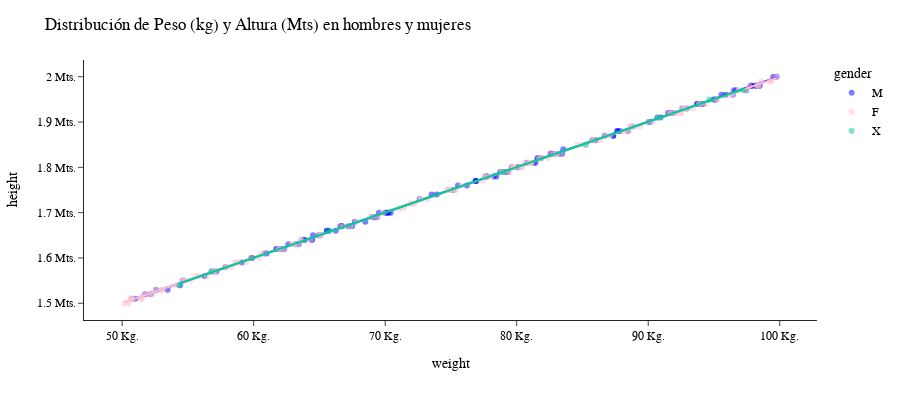

The notebook cell saved with this chart:
### Code cell
# Usando Plotly para generar gráficos interactivos
fig = px.scatter( df_personas2, x = 'weight', y = 'height',
                  color = 'gender',
                  color_discrete_map={"M": "blue", "F": "pink"}, 
                  opacity = 0.5,    
                  trendline = 'ols') # 'ols' es la regresión lineal (mucho más simple)

# Propiedades del gráfico
fig.update_layout( title = 'Distribución de Peso (kg) y Altura (Mts) en hombres y mujeres',  
                   font = dict ( family = 'arial',
                                 size = 12,
                               color = 'black'),
                   template = 'simple_white',  
                   height = 400,  
                   width = 900)   

fig.update_yaxes( ticksuffix = ' Mts.' ) 
fig.update_xaxes( ticksuffix = ' Kg.' )

fig.show()

### Figure 1 — Plotly figure (JSON) as saved in the notebook; plotly's stock layout.template omitted (floating-point values rounded to 4 significant figures; data arrays with more than 128 entries replaced by an {"elided": "..."} marker saying what was removed)
{"data": [{"hovertemplate": "gender=M<br>weight=%{x}<br>height=%{y}<extra></extra>", "legendgroup": "M", "marker": {"color": "blue", "opacity": 0.5, "symbol": "circle"}, "mode": "markers", "name": "M", "orientation": "v", "showlegend": true, "type": "scatter", "x": {"elided": "136 float values"}, "xaxis": "x", "y": {"elided": "136 float values"}, "yaxis": "y"}, {"hovertemplate": "<b>OLS trendline</b><br>height = 0.0100111 * weight + 0.999652<br>R<sup>2</sup>=0.999566<br><br>gender=M<br>weight=%{x}<br>height=%{y} <b>(trend)</b><extra></extra>", "legendgroup": "M", "marker": {"color": "blue", "symbol": "circle"}, "mode": "lines", "name": "M", "showlegend": false, "type": "scatter", "x": {"elided": "136 float values"}, "xaxis": "x", "y": {"elided": "136 float values"}, "yaxis": "y"}, {"hovertemplate": "gender=F<br>weight=%{x}<br>height=%{y}<extra></extra>", "legendgroup": "F", "marker": {"color": "pink", "opacity": 0.5, "symbol": "circle"}, "mode": "markers", "name": "F", "orientation": "v", "showlegend": true, "type": "scatter", "x": {"elided": "156 float values"}, "xaxis": "x", "y": {"elided": "156 float values"}, "yaxis": "y"}, {"hovertemplate": "<b>OLS trendline</b><br>height = 0.00998066 * weight + 1.00151<br>R<sup>2</sup>=0.999625<br><br>gender=F<br>weight=%{x}<br>height=%{y} <b>(trend)</b><extra></extra>", "legendgroup": "F", "marker": {"color": "pink", "symbol": "circle"}, "mode": "lines", "name": "F", "showlegend": false, "type": "scatter", "x": {"elided": "156 float values"}, "xaxis": "x", "y": {"elided": "156 float values"}, "yaxis": "y"}, {"hovertemplate": "gender=X<br>weight=%{x}<br>height=%{y}<extra></extra>", "legendgroup": "X", "marker": {"color": "#00cc96", "opacity": 0.5, "symbol": "circle"}, "mode": "markers", "name": "X", "orientation": "v", "showlegend": true, "type": "scatter", "x": [85.27, 97.24, 56.79, 79.01, 94.65, 65.7, 54.34, 90.74], "xaxis": "x", "y": [1.85, 1.97, 1.57, 1.79, 1.95, 1.66, 1.54, 1.91], "yaxis": "y"}, {"hovertemplate": "<b>OLS trendline</b><br>height = 0.0100121 * weight + 0.999378<br>R<sup>2</sup>=0.999725<br><br>gender=X<br>weight=%{x}<br>height=%{y} <b>(trend)</b><extra></extra>", "legendgroup": "X", "marker": {"color": "#00cc96", "symbol": "circle"}, "mode": "lines", "name": "X", "showlegend": false, "type": "scatter", "x": [54.34, 56.79, 65.7, 79.01, 85.27, 90.74, 94.65, 97.24], "xaxis": "x", "y": [1.543, 1.568, 1.657, 1.79, 1.853, 1.908, 1.947, 1.973], "yaxis": "y"}], "layout": {"font": {"color": "black", "family": "arial", "size": 12}, "height": 400, "legend": {"title": {"text": "gender"}, "tracegroupgap": 0}, "margin": {"t": 60}, "title": {"text": "Distribución de Peso (kg) y Altura (Mts) en hombres y mujeres"}, "width": 900, "xaxis": {"anchor": "y", "domain": [0, 1], "ticksuffix": " Kg.", "title": {"text": "weight"}}, "yaxis": {"anchor": "x", "domain": [0, 1], "ticksuffix": " Mts.", "title": {"text": "height"}}}}
